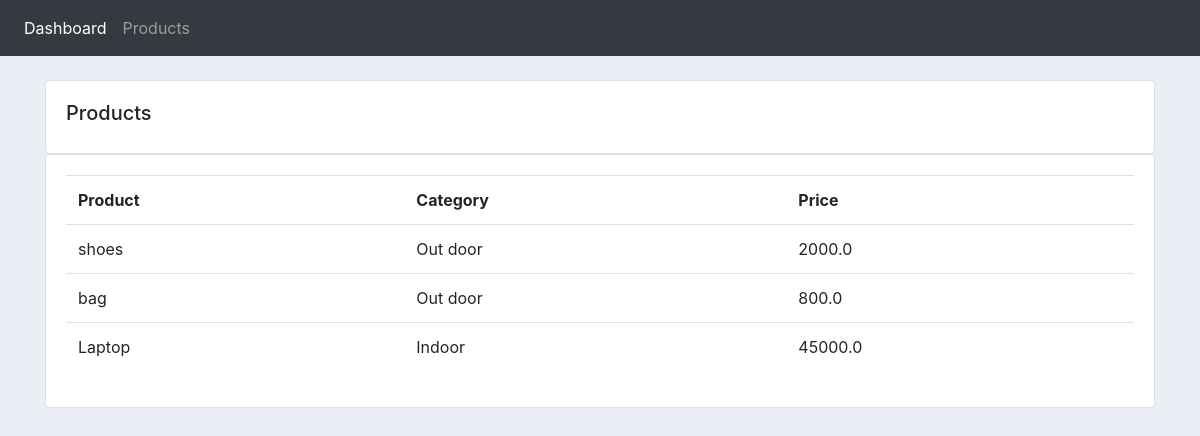
The app's page /product/ with its own data.
### Dapp/models.py (models this page shows, shortened)
class Product(models.Model):
    Category=(
        ("Indoor","Indoor"),
        ("Out door","Out door"),
        )
    name=models.CharField(max_length=50,null=True)
    price=models.FloatField()
    category=models.CharField(max_length=50,null=True,choices=Category)
    description=models.CharField(max_length=200,null=True,blank=True)
    date_created=models.DateTimeField(auto_now_add=True,null=True)
    tags=models.ManyToManyField(Tags)

### Dapp/views.py (the view)
# urls.py: path('product/', views.product, name='Product'),
def product(request):
    item=Product.objects.all()
    context={
        "item":item,}
    return render(request,"Dapp/product.html",context)

### templates/Dapp/product.html
{% extends "Dapp/base.html" %}
{% block content %}
<br>
<div class="row">
    <div class="col-md">
        <div class="card card-body">
            <h5>Products</h5>
        </div>
        <div class="card card-body">
            <table class="table">
                <tr>
                    <th>Product</th>
                    <th>Category</th>
                    <th>Price</th>
                </tr>
                {%for i in item%}
                <tr>
                    <td>{{i.name}}</td>
                    <td>{{i.category}}</td>
                    <td>{{i.price}}</td>
                </tr>
                {% endfor %}
            </table>
        </div>
    </div>
</div>
{% endblock  %}

### Dapp/static/css/main.css (style rules this page uses)
body { background-color: #ebeff5; }

### records on screen
Product: name "shoes", category "Out door", price "2000.0"
Product: name "bag", category "Out door", price "800.0"
Product: name "Laptop", category "Indoor", price "45000.0"
